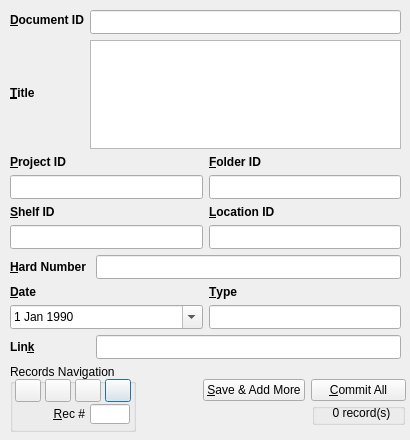
<?xml version="1.0" encoding="UTF-8"?>
<ui version="4.0">
 <class>AddDocument</class>
 <widget class="QDialog" name="AddDocument">
  <property name="windowModality">
   <enum>Qt::NonModal</enum>
  </property>
  <property name="geometry">
   <rect>
    <x>0</x>
    <y>0</y>
    <width>410</width>
    <height>440</height>
   </rect>
  </property>
  <property name="minimumSize">
   <size>
    <width>410</width>
    <height>440</height>
   </size>
  </property>
  <property name="maximumSize">
   <size>
    <width>410</width>
    <height>500</height>
   </size>
  </property>
  <property name="windowTitle">
   <string>Add Document</string>
  </property>
  <property name="windowIcon">
   <iconset resource="../resources/res.qrc">
    <normaloff>:/toolbar/document-new.png</normaloff>:/toolbar/document-new.png</iconset>
  </property>
  <widget class="QWidget" name="verticalLayoutWidget_6">
   <property name="geometry">
    <rect>
     <x>10</x>
     <y>10</y>
     <width>391</width>
     <height>349</height>
    </rect>
   </property>
   <layout class="QVBoxLayout" name="VL100">
    <item>
     <layout class="QHBoxLayout" name="HL110">
      <item>
       <layout class="QVBoxLayout" name="VL112">
        <item>
         <widget class="QLabel" name="LblDocID">
          <property name="sizePolicy">
           <sizepolicy hsizetype="Preferred" vsizetype="Fixed">
            <horstretch>0</horstretch>
            <verstretch>0</verstretch>
           </sizepolicy>
          </property>
          <property name="minimumSize">
           <size>
            <width>0</width>
            <height>20</height>
           </size>
          </property>
          <property name="font">
           <font>
            <pointsize>9</pointsize>
            <weight>75</weight>
            <bold>true</bold>
           </font>
          </property>
          <property name="text">
           <string>&amp;Document ID</string>
          </property>
          <property name="buddy">
           <cstring>lineEdit0doc_id</cstring>
          </property>
         </widget>
        </item>
        <item>
         <widget class="QLabel" name="LblTitle">
          <property name="font">
           <font>
            <pointsize>9</pointsize>
            <weight>75</weight>
            <bold>true</bold>
           </font>
          </property>
          <property name="text">
           <string>&amp;Title</string>
          </property>
          <property name="buddy">
           <cstring>textEdit0doc_title</cstring>
          </property>
         </widget>
        </item>
       </layout>
      </item>
      <item>
       <layout class="QHBoxLayout" name="HL111">
        <item>
         <layout class="QVBoxLayout" name="VL1111">
          <item>
           <widget class="QLineEdit" name="lineEdit0doc_id">
            <property name="minimumSize">
             <size>
              <width>0</width>
              <height>24</height>
             </size>
            </property>
            <property name="font">
             <font>
              <pointsize>9</pointsize>
             </font>
            </property>
           </widget>
          </item>
          <item>
           <widget class="QTextEdit" name="textEdit0doc_title">
            <property name="font">
             <font>
              <pointsize>9</pointsize>
             </font>
            </property>
           </widget>
          </item>
         </layout>
        </item>
       </layout>
      </item>
     </layout>
    </item>
    <item>
     <layout class="QVBoxLayout" name="VL120">
      <item>
       <layout class="QHBoxLayout" name="HL122">
        <item>
         <widget class="QLabel" name="LblEndDate">
          <property name="font">
           <font>
            <pointsize>9</pointsize>
            <weight>75</weight>
            <bold>true</bold>
           </font>
          </property>
          <property name="text">
           <string>&amp;Project ID</string>
          </property>
          <property name="buddy">
           <cstring>lineEdit0doc_proj_id</cstring>
          </property>
         </widget>
        </item>
        <item>
         <widget class="QLabel" name="LblStartDate">
          <property name="font">
           <font>
            <pointsize>9</pointsize>
            <weight>75</weight>
            <bold>true</bold>
           </font>
          </property>
          <property name="text">
           <string>&amp;Folder ID</string>
          </property>
          <property name="buddy">
           <cstring>lineEdit0doc_folder_id</cstring>
          </property>
         </widget>
        </item>
       </layout>
      </item>
      <item>
       <layout class="QHBoxLayout" name="HL121">
        <item>
         <widget class="QLineEdit" name="lineEdit0doc_proj_id">
          <property name="minimumSize">
           <size>
            <width>0</width>
            <height>24</height>
           </size>
          </property>
          <property name="font">
           <font>
            <pointsize>9</pointsize>
           </font>
          </property>
         </widget>
        </item>
        <item>
         <widget class="QLineEdit" name="lineEdit0doc_folder_id">
          <property name="minimumSize">
           <size>
            <width>0</width>
            <height>24</height>
           </size>
          </property>
          <property name="font">
           <font>
            <pointsize>9</pointsize>
           </font>
          </property>
         </widget>
        </item>
       </layout>
      </item>
     </layout>
    </item>
    <item>
     <layout class="QVBoxLayout" name="VL120_2">
      <item>
       <layout class="QHBoxLayout" name="HL122_2">
        <item>
         <widget class="QLabel" name="LblEndDate_2">
          <property name="font">
           <font>
            <pointsize>9</pointsize>
            <weight>75</weight>
            <bold>true</bold>
           </font>
          </property>
          <property name="text">
           <string>&amp;Shelf ID</string>
          </property>
          <property name="buddy">
           <cstring>lineEdit0doc_shelf_id</cstring>
          </property>
         </widget>
        </item>
        <item>
         <widget class="QLabel" name="LblStartDate_2">
          <property name="font">
           <font>
            <pointsize>9</pointsize>
            <weight>75</weight>
            <bold>true</bold>
           </font>
          </property>
          <property name="text">
           <string>&amp;Location ID</string>
          </property>
          <property name="buddy">
           <cstring>lineEdit0doc_loc_id</cstring>
          </property>
         </widget>
        </item>
       </layout>
      </item>
      <item>
       <layout class="QHBoxLayout" name="HL121_2">
        <item>
         <widget class="QLineEdit" name="lineEdit0doc_shelf_id">
          <property name="minimumSize">
           <size>
            <width>0</width>
            <height>24</height>
           </size>
          </property>
          <property name="font">
           <font>
            <pointsize>9</pointsize>
           </font>
          </property>
         </widget>
        </item>
        <item>
         <widget class="QLineEdit" name="lineEdit0doc_loc_id">
          <property name="minimumSize">
           <size>
            <width>0</width>
            <height>24</height>
           </size>
          </property>
          <property name="font">
           <font>
            <pointsize>9</pointsize>
           </font>
          </property>
         </widget>
        </item>
       </layout>
      </item>
     </layout>
    </item>
    <item>
     <layout class="QHBoxLayout" name="HL130">
      <item>
       <layout class="QVBoxLayout" name="VL132">
        <item>
         <widget class="QLabel" name="LblContName">
          <property name="minimumSize">
           <size>
            <width>80</width>
            <height>0</height>
           </size>
          </property>
          <property name="maximumSize">
           <size>
            <width>80</width>
            <height>16777215</height>
           </size>
          </property>
          <property name="font">
           <font>
            <pointsize>9</pointsize>
            <weight>75</weight>
            <bold>true</bold>
           </font>
          </property>
          <property name="text">
           <string>&amp;Hard Number</string>
          </property>
          <property name="buddy">
           <cstring>lineEdit0doc_hardnumber</cstring>
          </property>
         </widget>
        </item>
       </layout>
      </item>
      <item>
       <layout class="QHBoxLayout" name="HL131">
        <item>
         <layout class="QVBoxLayout" name="VL131">
          <item>
           <widget class="QLineEdit" name="lineEdit0doc_hardnumber">
            <property name="minimumSize">
             <size>
              <width>0</width>
              <height>24</height>
             </size>
            </property>
            <property name="font">
             <font>
              <pointsize>9</pointsize>
             </font>
            </property>
            <property name="placeholderText">
             <string/>
            </property>
           </widget>
          </item>
         </layout>
        </item>
        <item>
         <layout class="QVBoxLayout" name="verticalLayout_3"/>
        </item>
       </layout>
      </item>
     </layout>
    </item>
    <item>
     <layout class="QVBoxLayout" name="VL120_3">
      <item>
       <layout class="QHBoxLayout" name="HL122_3">
        <item>
         <widget class="QLabel" name="LblEndDate_3">
          <property name="font">
           <font>
            <pointsize>9</pointsize>
            <weight>75</weight>
            <bold>true</bold>
           </font>
          </property>
          <property name="text">
           <string>&amp;Date</string>
          </property>
          <property name="buddy">
           <cstring>dateEdit0doc_date</cstring>
          </property>
         </widget>
        </item>
        <item>
         <widget class="QLabel" name="LblStartDate_3">
          <property name="font">
           <font>
            <pointsize>9</pointsize>
            <weight>75</weight>
            <bold>true</bold>
           </font>
          </property>
          <property name="text">
           <string>&amp;Type</string>
          </property>
          <property name="buddy">
           <cstring>lineEdit0doc_type</cstring>
          </property>
         </widget>
        </item>
       </layout>
      </item>
      <item>
       <layout class="QHBoxLayout" name="HL121_3">
        <item>
         <widget class="QDateEdit" name="dateEdit0doc_date">
          <property name="sizePolicy">
           <sizepolicy hsizetype="Expanding" vsizetype="Expanding">
            <horstretch>0</horstretch>
            <verstretch>0</verstretch>
           </sizepolicy>
          </property>
          <property name="font">
           <font>
            <pointsize>9</pointsize>
           </font>
          </property>
          <property name="date">
           <date>
            <year>1990</year>
            <month>1</month>
            <day>1</day>
           </date>
          </property>
          <property name="minimumDateTime">
           <datetime>
            <hour>0</hour>
            <minute>0</minute>
            <second>0</second>
            <year>1900</year>
            <month>1</month>
            <day>1</day>
           </datetime>
          </property>
          <property name="calendarPopup">
           <bool>true</bool>
          </property>
         </widget>
        </item>
        <item>
         <widget class="QLineEdit" name="lineEdit0doc_type">
          <property name="minimumSize">
           <size>
            <width>0</width>
            <height>24</height>
           </size>
          </property>
          <property name="font">
           <font>
            <pointsize>9</pointsize>
           </font>
          </property>
         </widget>
        </item>
       </layout>
      </item>
     </layout>
    </item>
    <item>
     <layout class="QHBoxLayout" name="HL130_2">
      <item>
       <layout class="QVBoxLayout" name="VL132_2">
        <item>
         <widget class="QLabel" name="LblContName_2">
          <property name="minimumSize">
           <size>
            <width>80</width>
            <height>0</height>
           </size>
          </property>
          <property name="maximumSize">
           <size>
            <width>80</width>
            <height>16777215</height>
           </size>
          </property>
          <property name="font">
           <font>
            <pointsize>9</pointsize>
            <weight>75</weight>
            <bold>true</bold>
           </font>
          </property>
          <property name="text">
           <string>Lin&amp;k</string>
          </property>
          <property name="buddy">
           <cstring>lineEdit0doc_url</cstring>
          </property>
         </widget>
        </item>
       </layout>
      </item>
      <item>
       <layout class="QHBoxLayout" name="HL131_2">
        <item>
         <layout class="QVBoxLayout" name="VL131_2">
          <item>
           <widget class="QLineEdit" name="lineEdit0doc_url">
            <property name="minimumSize">
             <size>
              <width>0</width>
              <height>24</height>
             </size>
            </property>
            <property name="font">
             <font>
              <pointsize>9</pointsize>
             </font>
            </property>
            <property name="placeholderText">
             <string/>
            </property>
           </widget>
          </item>
         </layout>
        </item>
        <item>
         <layout class="QVBoxLayout" name="verticalLayout_4"/>
        </item>
       </layout>
      </item>
     </layout>
    </item>
   </layout>
  </widget>
  <widget class="QWidget" name="horizontalLayoutWidget">
   <property name="geometry">
    <rect>
     <x>144</x>
     <y>403</y>
     <width>261</width>
     <height>22</height>
    </rect>
   </property>
   <layout class="QHBoxLayout" name="HL101">
    <item>
     <spacer name="horizontalSpacer">
      <property name="orientation">
       <enum>Qt::Horizontal</enum>
      </property>
      <property name="sizeHint" stdset="0">
       <size>
        <width>40</width>
        <height>20</height>
       </size>
      </property>
     </spacer>
    </item>
    <item>
     <widget class="QGroupBox" name="GB2">
      <property name="sizePolicy">
       <sizepolicy hsizetype="Fixed" vsizetype="Preferred">
        <horstretch>0</horstretch>
        <verstretch>0</verstretch>
       </sizepolicy>
      </property>
      <property name="minimumSize">
       <size>
        <width>93</width>
        <height>0</height>
       </size>
      </property>
      <property name="title">
       <string/>
      </property>
      <widget class="QLabel" name="LblTotalRecords">
       <property name="geometry">
        <rect>
         <x>4</x>
         <y>0</y>
         <width>91</width>
         <height>20</height>
        </rect>
       </property>
       <property name="sizePolicy">
        <sizepolicy hsizetype="Fixed" vsizetype="Preferred">
         <horstretch>0</horstretch>
         <verstretch>0</verstretch>
        </sizepolicy>
       </property>
       <property name="minimumSize">
        <size>
         <width>65</width>
         <height>0</height>
        </size>
       </property>
       <property name="text">
        <string>0 record(s)</string>
       </property>
       <property name="alignment">
        <set>Qt::AlignCenter</set>
       </property>
      </widget>
     </widget>
    </item>
   </layout>
  </widget>
  <widget class="QGroupBox" name="GB1">
   <property name="geometry">
    <rect>
     <x>10</x>
     <y>364</y>
     <width>126</width>
     <height>68</height>
    </rect>
   </property>
   <property name="maximumSize">
    <size>
     <width>16777215</width>
     <height>68</height>
    </size>
   </property>
   <property name="title">
    <string>Records Navigation</string>
   </property>
   <widget class="QLabel" name="LblRecNo">
    <property name="geometry">
     <rect>
      <x>10</x>
      <y>40</y>
      <width>65</width>
      <height>20</height>
     </rect>
    </property>
    <property name="sizePolicy">
     <sizepolicy hsizetype="Fixed" vsizetype="Preferred">
      <horstretch>0</horstretch>
      <verstretch>0</verstretch>
     </sizepolicy>
    </property>
    <property name="minimumSize">
     <size>
      <width>65</width>
      <height>0</height>
     </size>
    </property>
    <property name="text">
     <string>&amp;Rec #</string>
    </property>
    <property name="alignment">
     <set>Qt::AlignRight|Qt::AlignTrailing|Qt::AlignVCenter</set>
    </property>
    <property name="buddy">
     <cstring>lineEditRecordNo</cstring>
    </property>
   </widget>
   <widget class="QLineEdit" name="lineEditRecordNo">
    <property name="geometry">
     <rect>
      <x>80</x>
      <y>40</y>
      <width>40</width>
      <height>20</height>
     </rect>
    </property>
    <property name="minimumSize">
     <size>
      <width>40</width>
      <height>0</height>
     </size>
    </property>
    <property name="maximumSize">
     <size>
      <width>40</width>
      <height>16777215</height>
     </size>
    </property>
    <property name="alignment">
     <set>Qt::AlignCenter</set>
    </property>
   </widget>
   <widget class="QPushButton" name="pushButtonLast">
    <property name="geometry">
     <rect>
      <x>95</x>
      <y>15</y>
      <width>26</width>
      <height>23</height>
     </rect>
    </property>
    <property name="text">
     <string/>
    </property>
    <property name="icon">
     <iconset resource="../resources/res.qrc">
      <normaloff>:/navigate/control-stop-right-icon.png</normaloff>:/navigate/control-stop-right-icon.png</iconset>
    </property>
    <property name="iconSize">
     <size>
      <width>32</width>
      <height>32</height>
     </size>
    </property>
   </widget>
   <widget class="QPushButton" name="pushButtonNext">
    <property name="geometry">
     <rect>
      <x>65</x>
      <y>15</y>
      <width>26</width>
      <height>23</height>
     </rect>
    </property>
    <property name="text">
     <string/>
    </property>
    <property name="icon">
     <iconset resource="../resources/res.qrc">
      <normaloff>:/navigate/control-double-right-icon.png</normaloff>:/navigate/control-double-right-icon.png</iconset>
    </property>
    <property name="iconSize">
     <size>
      <width>32</width>
      <height>32</height>
     </size>
    </property>
   </widget>
   <widget class="QPushButton" name="pushButtonPrev">
    <property name="geometry">
     <rect>
      <x>35</x>
      <y>15</y>
      <width>26</width>
      <height>23</height>
     </rect>
    </property>
    <property name="text">
     <string/>
    </property>
    <property name="icon">
     <iconset resource="../resources/res.qrc">
      <normaloff>:/navigate/control-double-left-icon.png</normaloff>:/navigate/control-double-left-icon.png</iconset>
    </property>
    <property name="iconSize">
     <size>
      <width>32</width>
      <height>32</height>
     </size>
    </property>
   </widget>
   <widget class="QPushButton" name="pushButtonFirst">
    <property name="geometry">
     <rect>
      <x>5</x>
      <y>15</y>
      <width>26</width>
      <height>23</height>
     </rect>
    </property>
    <property name="text">
     <string/>
    </property>
    <property name="icon">
     <iconset resource="../resources/res.qrc">
      <normaloff>:/navigate/control-stop-left-icon.png</normaloff>:/navigate/control-stop-left-icon.png</iconset>
    </property>
    <property name="iconSize">
     <size>
      <width>32</width>
      <height>32</height>
     </size>
    </property>
   </widget>
  </widget>
  <widget class="QWidget" name="horizontalLayoutWidget_2">
   <property name="geometry">
    <rect>
     <x>145</x>
     <y>378</y>
     <width>261</width>
     <height>25</height>
    </rect>
   </property>
   <layout class="QHBoxLayout" name="horizontalLayout">
    <item>
     <spacer name="horizontalSpacer_2">
      <property name="orientation">
       <enum>Qt::Horizontal</enum>
      </property>
      <property name="sizeHint" stdset="0">
       <size>
        <width>40</width>
        <height>20</height>
       </size>
      </property>
     </spacer>
    </item>
    <item>
     <widget class="QPushButton" name="pushButtonAddMore">
      <property name="sizePolicy">
       <sizepolicy hsizetype="Fixed" vsizetype="Fixed">
        <horstretch>0</horstretch>
        <verstretch>0</verstretch>
       </sizepolicy>
      </property>
      <property name="minimumSize">
       <size>
        <width>95</width>
        <height>0</height>
       </size>
      </property>
      <property name="text">
       <string>&amp;Save &amp;&amp; Add More</string>
      </property>
     </widget>
    </item>
    <item>
     <widget class="QPushButton" name="pushButtonCommitAll">
      <property name="sizePolicy">
       <sizepolicy hsizetype="Fixed" vsizetype="Fixed">
        <horstretch>0</horstretch>
        <verstretch>0</verstretch>
       </sizepolicy>
      </property>
      <property name="minimumSize">
       <size>
        <width>95</width>
        <height>0</height>
       </size>
      </property>
      <property name="text">
       <string>&amp;Commit All</string>
      </property>
     </widget>
    </item>
   </layout>
  </widget>
 </widget>
 <tabstops>
  <tabstop>lineEdit0doc_id</tabstop>
  <tabstop>textEdit0doc_title</tabstop>
  <tabstop>lineEdit0doc_proj_id</tabstop>
  <tabstop>lineEdit0doc_folder_id</tabstop>
  <tabstop>lineEdit0doc_shelf_id</tabstop>
  <tabstop>lineEdit0doc_loc_id</tabstop>
  <tabstop>lineEdit0doc_hardnumber</tabstop>
  <tabstop>dateEdit0doc_date</tabstop>
  <tabstop>lineEdit0doc_type</tabstop>
  <tabstop>lineEdit0doc_url</tabstop>
  <tabstop>pushButtonAddMore</tabstop>
  <tabstop>pushButtonCommitAll</tabstop>
  <tabstop>lineEditRecordNo</tabstop>
  <tabstop>pushButtonFirst</tabstop>
  <tabstop>pushButtonPrev</tabstop>
  <tabstop>pushButtonNext</tabstop>
  <tabstop>pushButtonLast</tabstop>
 </tabstops>
 <resources>
  <include location="../resources/res.qrc"/>
 </resources>
 <connections/>
</ui>
